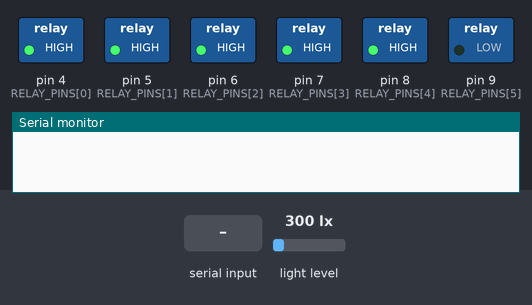
The sketch below on a simulated Arduino Uno, built with avr-gcc and run on an emulated ATmega328P. On the bench: switched loads named in the sketch (green lamp = pin HIGH), the last lines printed to the serial monitor. The inputs (shaded band) are chosen by the test bench; at power-on: light level 300 lx.

Above: at 0.1 s.
At 1.3 s:
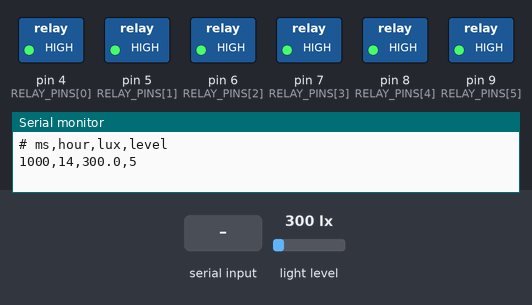
1.4 s: "H,45\n" received over Serial
At 5.07 s:
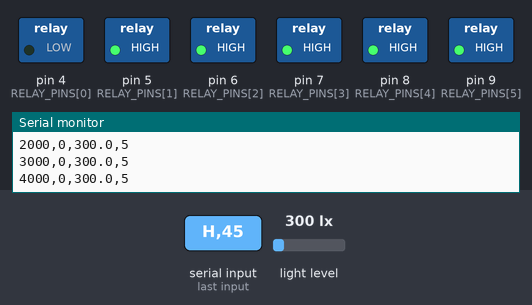
Timing chart, 0 to 6.7 s (numbered marks = the images above; inputs shaded):
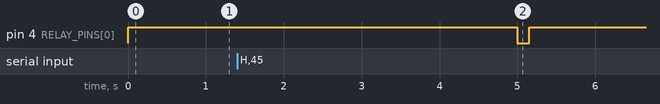

Measured:
- after the input at 1.4 s, pin 4 (RELAY_PINS[0]): HIGH → LOW after 3.6 s, → HIGH 0.15 s later

The sketch:

capstone_main.ino
```cpp
// 캡스톤 메인 펌웨어 (Arduino Uno R3)
// 담당: 김대현 (펌웨어)
//
// 필요 라이브러리: "BH1750" by Christopher Laws (라이브러리 매니저에서 설치)
// 배선: BH1750 SDA -> A4, SCL -> A5 (hardware/wiring_low_voltage.md 참고)
//
// 주의: 실제 보드에서 컴파일/동작을 검증하지 않은 초안이다. 첫 업로드 때 확인할 것.

#include <Wire.h>
#include <BH1750.h>
#include "params.h"
#include "decision.h"
#include "actuator.h"

// ---- 동작 파라미터 ----
const unsigned long SAMPLE_MS = 1000;      // 측정 주기
const unsigned long MIN_SWITCH_MS = 5000;  // 최소 전환 간격 (시연용 값)
const int STABLE_COUNT = 3;                // 같은 판단이 연속 N회 나와야 전환

BH1750 lightMeter;

int hourNow = 14;                // TODO: RTC 또는 NTP로 교체. 지금은 시리얼에 "H14" 처럼 입력해서 변경
int level = NUM_LEVELS - 1;      // 시작은 가장 투명한 단계
int pendingLevel = -1;
int pendingCount = 0;
unsigned long lastSwitchMs = 0;
unsigned long lastSampleMs = 0;

char inBuf[8];
uint8_t inLen = 0;

void handleSerialInput() {
  while (Serial.available()) {
    char c = Serial.read();
    if (c == '\n' || c == '\r') {
      if (inLen >= 2 && (inBuf[0] == 'H' || inBuf[0] == 'h')) {
        inBuf[inLen] = 0;
        int h = atoi(inBuf + 1);
        if (h >= 0 && h <= 23) {
          hourNow = h;
          Serial.print(F("# hour set to "));
          Serial.println(hourNow);
        }
      }
      inLen = 0;
    } else if (inLen < sizeof(inBuf) - 1) {
      inBuf[inLen++] = c;
    }
  }
}

void setup() {
  Serial.begin(115200);
  Wire.begin();
  actuatorInit();
  applyLevel(level);
  if (!lightMeter.begin(BH1750::CONTINUOUS_HIGH_RES_MODE)) {
    Serial.println(F("# BH1750 init failed - check wiring"));
  }
  Serial.println(F("# ms,hour,lux,level"));  // 로거는 '#'로 시작하는 줄을 파일에 저장하지 않는다
}

void loop() {
  handleSerialInput();

  unsigned long now = millis();
  if (now - lastSampleMs < SAMPLE_MS) return;
  lastSampleMs = now;

  float lux = lightMeter.readLightLevel();
  if (lux < 0) {
    Serial.println(F("# BH1750 read error"));
    return;
  }

  int desired = decide(lux, hourNow, level);
  if (desired != level) {
    if (desired == pendingLevel) {
      pendingCount++;
    } else {
      pendingLevel = desired;
      pendingCount = 1;
    }
    if (pendingCount >= STABLE_COUNT && (now - lastSwitchMs) >= MIN_SWITCH_MS) {
      applyLevel(desired);
      level = desired;
      lastSwitchMs = now;
      pendingLevel = -1;
      pendingCount = 0;
    }
  } else {
    pendingLevel = -1;
    pendingCount = 0;
  }

  // CSV: ms,hour,lux,level
  Serial.print(now);
  Serial.print(',');
  Serial.print(hourNow);
  Serial.print(',');
  Serial.print(lux, 1);
  Serial.print(',');
  Serial.println(level);
}
```

actuator.h
```cpp
#pragma once
// 단계 번호 -> 실제 출력. 액추에이터 방식이 정해지면 이 파일만 바꾸면 된다.
// 아래 중 하나만 활성화한다.
#define ACTUATOR_RELAY_BUTTON   // 대안 C: PDLC 디밍 컨트롤러 — 개별 프리셋 버튼 6개를 릴레이로 누름
// #define ACTUATOR_PWM         // 대안 A: 0-10V 디밍 (참고용)
// #define ACTUATOR_RELAY_TAPS  // 대안 B: 다단 변압기 탭 전환 (DIY)

#include "params.h"

#ifdef ACTUATOR_RELAY_BUTTON
// 6단계 프리셋 버튼 접점을 릴레이로 순간 단락시켜 "버튼을 눌렀다"를 시뮬레이션한다.
// 릴레이 채널 핀 6개 필요 (D4~D9) — 배선에 맞게 수정 (hardware/wiring_low_voltage.md).
const uint8_t RELAY_PINS[NUM_LEVELS] = {4, 5, 6, 7, 8, 9};
const bool RELAY_ACTIVE_LOW = true;         // 모듈에 따라 다름 (확인 필요)
const unsigned long BUTTON_PULSE_MS = 150;  // 버튼을 누르고 있는 시간

inline void relayWrite(int ch, bool on) {
  bool level = RELAY_ACTIVE_LOW ? !on : on;
  digitalWrite(RELAY_PINS[ch], level ? HIGH : LOW);
}

inline void actuatorInit() {
  for (int i = 0; i < NUM_LEVELS; i++) {
    pinMode(RELAY_PINS[i], OUTPUT);
    relayWrite(i, false);
  }
}

inline void applyLevel(int level) {
  relayWrite(level, true);
  delay(BUTTON_PULSE_MS);
  relayWrite(level, false);
}
#endif

#ifdef ACTUATOR_PWM
const uint8_t PWM_PIN = 9;

inline void actuatorInit() { pinMode(PWM_PIN, OUTPUT); }
inline void applyLevel(int level) { analogWrite(PWM_PIN, LUT_PWM[level]); }
#endif

#ifdef ACTUATOR_RELAY_TAPS
// 릴레이 채널 핀. 채널 수 >= LUT_TAP 의 최댓값 + 1 이어야 한다. (핀 번호는 배선에 맞게 수정)
const uint8_t RELAY_PINS[NUM_LEVELS] = {4, 5, 6, 7, 8, 9};
const bool RELAY_ACTIVE_LOW = true;       // 모듈에 따라 다름 (확인 필요)
const unsigned long BREAK_BEFORE_MAKE_MS = 50;  // 탭이 동시에 연결(단락)되지 않도록 전부 끄고 잠시 대기

inline void relayWrite(int ch, bool on) {
  bool level = RELAY_ACTIVE_LOW ? !on : on;
  digitalWrite(RELAY_PINS[ch], level ? HIGH : LOW);
}

inline void actuatorInit() {
  for (int i = 0; i < NUM_LEVELS; i++) {
    pinMode(RELAY_PINS[i], OUTPUT);
    relayWrite(i, false);
  }
}

inline void applyLevel(int level) {
  for (int i = 0; i < NUM_LEVELS; i++) relayWrite(i, false);
  delay(BREAK_BEFORE_MAKE_MS);
  relayWrite(LUT_TAP[level], true);
}
#endif
```

decision.h
```cpp
#pragma once
// 단계 결정 로직. Arduino 의존성이 없는 순수 C++ 이라 PC에서도 테스트할 수 있다.
//
//   int decide(float lux, int hour, int cur)
//     lux  : BH1750 측정값 (필름 뒤쪽 = 실내 조도)
//     hour : 현재 시각 (0~23)
//     cur  : 현재 단계 (0 = 가장 불투명 ... NUM_LEVELS-1 = 가장 투명)
//     반환 : 다음 단계
//
// 방식 (룩업테이블 기반):
//   1) 필름에 들어오는 빛(입사광)을 추정:  incident = lux / T[cur]
//   2) 필요한 투과율:                       T_need = 목표 lux / incident
//   3) T 가 T_need 에 가장 가까운 단계를 선택
//   4) 현재 단계의 오차가 최적 단계 오차 + DEADBAND_T 이하이면 현재 단계 유지
//
// AI 모델을 쓰려면 이 파일을 include 하기 전에 USE_ML_MODEL 을 정의하고,
// server/ai/train.py 가 생성한 model.h 를 이 폴더에 둔다.

#include "params.h"

static inline float decision_absf(float x) { return x < 0 ? -x : x; }

static inline float target_lux(int hour) {
  if (hour >= SLEEP_START_HOUR || hour < SLEEP_END_HOUR) return TARGET_SLEEP_LUX;
  if (hour < WAKE_END_HOUR) return TARGET_WAKE_LUX;
  return TARGET_DAY_LUX;
}

static inline int clamp_level(int level) {
  if (level < 0) return 0;
  if (level > NUM_LEVELS - 1) return NUM_LEVELS - 1;
  return level;
}

static inline int decide_rule(float lux, int hour, int cur) {
  cur = clamp_level(cur);
  float t_cur = LUT_T[cur];
  float incident = lux / t_cur;                            // LUT_T 는 0보다 커야 한다
  float denom = incident > 1.0f ? incident : 1.0f;         // 어두울 때 0 나눗셈/폭주 방지
  float t_need = target_lux(hour) / denom;

  int best = 0;
  float best_err = decision_absf(LUT_T[0] - t_need);
  for (int i = 1; i < NUM_LEVELS; i++) {
    float err = decision_absf(LUT_T[i] - t_need);
    if (err < best_err) {
      best = i;
      best_err = err;
    }
  }
  float cur_err = decision_absf(t_cur - t_need);
  if (cur_err <= best_err + DEADBAND_T) return cur;
  return best;
}

#ifdef USE_ML_MODEL
#include "model.h"  // int ml_predict(float lux, int hour, int cur)
static inline int decide(float lux, int hour, int cur) {
  return clamp_level(ml_predict(lux, hour, clamp_level(cur)));
}
#else
static inline int decide(float lux, int hour, int cur) { return decide_rule(lux, hour, cur); }
#endif
```

params.h
```cpp
#pragma once
// 튜닝 값 모음 (단일 기준 파일).
// server/ai 의 파이썬 스크립트도 이 파일을 읽어서 같은 값을 쓴다.
// 그래서 아래 형식(#define 이름 숫자 / 배열 한 줄)을 바꾸지 말 것.
//
// 단계(level) 규칙: 0 = 가장 불투명, NUM_LEVELS-1 = 가장 투명

// 6단계 기준 (0 = 가장 불투명, NUM_LEVELS-1 = 가장 투명)
#define NUM_LEVELS 6

// 시간대별 목표 조도 (lux) - 임시값, 팀 합의 후 수정
#define TARGET_SLEEP_LUX 5.0f
#define TARGET_WAKE_LUX 200.0f
#define TARGET_DAY_LUX 500.0f

// 시간대 경계 (시) - 임시값
//   취침: SLEEP_START_HOUR 이상 또는 SLEEP_END_HOUR 미만
//   기상: SLEEP_END_HOUR 이상 WAKE_END_HOUR 미만
//   주간: 그 외
#define SLEEP_START_HOUR 22
#define SLEEP_END_HOUR 6
#define WAKE_END_HOUR 9

// 현재 단계를 유지하는 허용 오차 (투과율 기준). 값이 클수록 단계가 덜 바뀐다.
#define DEADBAND_T 0.05f

// ---- 룩업테이블 ----
// 단계별 투과율 T (0~1). 6단계 기준: 0단계(5%) ~ 5단계(100%)
// 실측(calibration_sweep + tools/make_lut.py)이 끝나면 실측값으로 교체해야 한다.
static const float LUT_T[NUM_LEVELS] = {0.05f, 0.15f, 0.30f, 0.50f, 0.75f, 1.00f};
// 레거시: 0-10V PWM 방식(대안 A)을 쓸 경우의 듀티값.
static const int LUT_PWM[NUM_LEVELS] = {0, 51, 102, 153, 204, 255};
// 레거시: 다단 변압기 탭 전환(대안 B) 또는 릴레이 채널 번호.
static const int LUT_TAP[NUM_LEVELS] = {0, 1, 2, 3, 4, 5};
```
